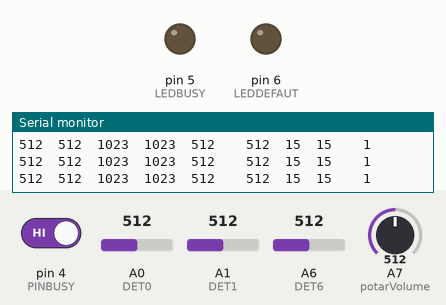
The sketch below on a simulated Arduino Nano, built with avr-gcc and run on an emulated ATmega328P. Shown: output pins drawn as LEDs (lit = HIGH), the last lines printed to the serial monitor. The inputs (shaded band) are chosen by the test bench; at power-on: pin 4 (PINBUSY) HIGH, A7 (potarVolume) = 512, A0 (DET0) = 512, A1 (DET1) = 512, A6 (DET6) = 512. The audio player accepts every command and is not drawn.

Above: at 6.7 s.
6.8 s: pin 4 (PINBUSY) driven LOW
At 7.6 s:
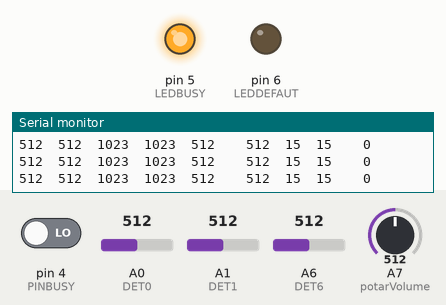
8.3 s: A7 (potarVolume) set to 348
11.3 s: A7 (potarVolume) set to 328
14.3 s: A0 (DET0) set to 111
17.3 s: A0 (DET0) set to 93
20.3 s: pin 4 (PINBUSY) driven HIGH
At 21.1 s:
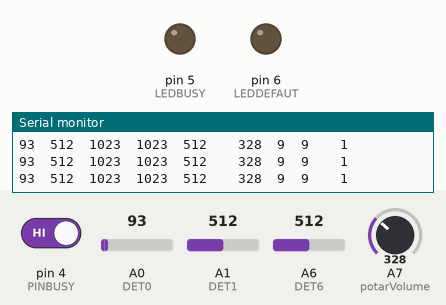
Timing chart, 0 to 23.3 s (numbered marks = the images above; inputs shaded):
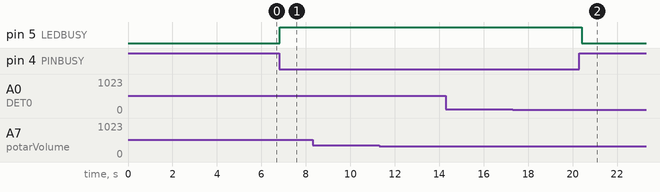

Measured:
- after the input at 6.8 s, pin 5 (LEDBUSY): LOW → HIGH at once
- after the input at 20.3 s, pin 5 (LEDBUSY): HIGH → LOW after 0.10 s

The sketch:

Arduino_Train_Son_DFPlayer_Prog_V5.ino
```cpp
/*
 Description: Programme V2 permettant la diffusion d'un son avec un DFPlayerMini
  Carte   : Arduino Nano
  DFPlayerMini (Mp3 TF 16P V3.0)

Librairies utilisées:DFRobotDFPlayerMini.h
                        https://github.com/DFRobot/DFRobotDFPlayerMini
                        SoftwareSerial.h

 Informations sites:    https://lasonotheque.org/dossier-62-fabriquer-boite-sons-arduino-dfplayer.html

                        https://docs.arduino.cc/learn/built-in-libraries/software-serial/

                        https://idehack.com/dfplayer-mp3-tf-16p-et-arduino/

                        https://lasonotheque.org/fabriquer-boite-sons-arduino-dfplayer_f62.html

                        https://wiki.dfrobot.com/DFPlayer_Mini_SKU_DFR0299#Connection_Diagram

                        https://wiki.dfrobot.com/DFPlayer_Mini_SKU_DFR0299

                        https://www.wikidebrouillard.org/wiki/Item:DFPlayer_Lecteur_MP3

  Auteur:  Christian Mercier
  Créé le: 03/03/2024
  62128 Boiry-Becquerelle France
*/
#include "SoftwareSerial.h"
#include "DFRobotDFPlayerMini.h"
//--------------------------------------------
const byte RXPIN = 2;
const byte TXPIN = 3;
SoftwareSerial mySerial(RXPIN, TXPIN);
DFRobotDFPlayerMini myDFPlayer;
//--------------------------------------------
const int DET0 = A0;
const int DET1 = A1;
const int DET2 = A2;
const int DET3 = A3;
//             = A4;// SDA
//             = A5;// SCL
const int DET6 = A6;
const int potarVolume = A7;

int etatDet0 = 1023;
int etatDet1 = 1023;
int etatDet2 = 1023;
int etatDet3 = 1023;
int etatDET6 = 1023;
int etatPotarVolume = 1023;
int valVolume = 0;
const byte PINBUSY = 4;
const byte LEDBUSY = 5;
const byte LEDDEFAUT = 6;

int valUpSon = 0;
byte etatPinBusy= 0;
void setup()
{
  mySerial.begin(9600);
  Serial.begin(9600);
//--------------------------------------------
if (!myDFPlayer.begin(mySerial))
  {
    Serial.println(F("Pb communication : verifier SDcard"));
    digitalWrite(LEDDEFAUT, HIGH);
    while(true);
  }
//--------------------------------------------
  myDFPlayer.setTimeOut(500);
  myDFPlayer.volume(5);
  //myDFPlayer.play(1);
//--------------------------------------------
  pinMode(DET0, INPUT);
  pinMode(DET1, INPUT);
  //pinMode(DET2, INPUT);
  //pinMode(Det3, INPUT);
  pinMode(DET6, INPUT);
  pinMode(potarVolume, INPUT);
  pinMode(PINBUSY, INPUT);
  pinMode(LEDBUSY, OUTPUT);
  pinMode(PINBUSY, INPUT);
  pinMode(LEDDEFAUT, OUTPUT);
  delay(5000);
}//Fin SETUP

void loop()
{
  etatDet0 = analogRead(DET0);
  etatDet1 = analogRead(DET1);
  etatDET6 = analogRead(DET6);
  etatPotarVolume = analogRead(potarVolume);
  etatPinBusy = digitalRead(PINBUSY);
//--------------------------------------------
  if(etatDet0 <= 512 && etatPinBusy == 1)
    {
      myDFPlayer.play(1);
    }
//--------------------------------------------
  if(etatDet1 <= 512 && etatPinBusy == 1)
    {
      myDFPlayer.play(2);
    }
//--------------------------------------------
valVolume = map(analogRead(A7),0,1023,0,30);
myDFPlayer.volume(valVolume);
//--------------------------------------------
  if(etatPinBusy == 0)// Niveau bas en lecture, niveau haut en veille
    {
      digitalWrite(LEDBUSY,HIGH);
    }
  else
    {
      digitalWrite(LEDBUSY,LOW);
    }
//--------------------------------------------
Serial.print(etatDet0);
Serial.print("\t");
Serial.print(etatDet1);
Serial.print("\t");
Serial.print(etatDet2);
Serial.print("\t");
Serial.print(etatDet3);
Serial.print("\t");
Serial.print(etatDET6);
Serial.print("\t");
Serial.print("\t");
Serial.print(etatPotarVolume);
Serial.print("\t");
Serial.print(valVolume);
Serial.print("\t");
Serial.print(myDFPlayer.readVolume());//  Renvoi le volume du DFPlayer
Serial.print("\t");
Serial.print("\t");
Serial.print(etatPinBusy);
Serial.println("\t");

}//FIN LOOP
```
